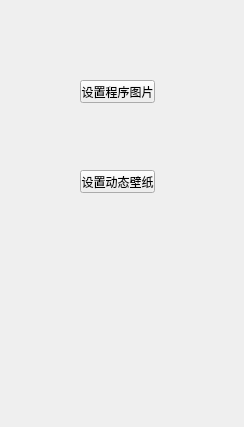
<?xml version="1.0" encoding="UTF-8"?>
<ui version="4.0">
 <class>SettingWidgetClass</class>
 <widget class="QWidget" name="SettingWidgetClass">
  <property name="geometry">
   <rect>
    <x>0</x>
    <y>0</y>
    <width>244</width>
    <height>427</height>
   </rect>
  </property>
  <property name="windowTitle">
   <string>Form</string>
  </property>
  <widget class="QWidget" name="widget" native="true">
   <property name="geometry">
    <rect>
     <x>0</x>
     <y>0</y>
     <width>241</width>
     <height>421</height>
    </rect>
   </property>
   <widget class="QPushButton" name="btnSelectImage">
    <property name="geometry">
     <rect>
      <x>80</x>
      <y>80</y>
      <width>75</width>
      <height>23</height>
     </rect>
    </property>
    <property name="text">
     <string>设置程序图片</string>
    </property>
   </widget>
   <widget class="QPushButton" name="btnSelectWallPaper">
    <property name="geometry">
     <rect>
      <x>80</x>
      <y>170</y>
      <width>75</width>
      <height>23</height>
     </rect>
    </property>
    <property name="text">
     <string>设置动态壁纸</string>
    </property>
   </widget>
  </widget>
 </widget>
 <resources/>
 <connections/>
</ui>
